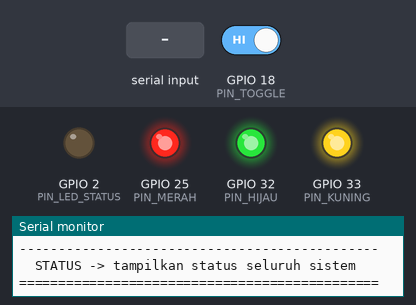
Bench run of a sketch on a simulated ESP32. Shown: output pins drawn as LEDs (lit = HIGH), the last lines printed to the serial monitor. The inputs (shaded band) are chosen by the test bench; at power-on: GPIO 18 (PIN_TOGGLE) HIGH. Pins used as bus, display or sensor lines are not drawn.

Above: at 1.7 s.
1.8 s: "CYCLE\n" received over Serial
At 2.8 s:
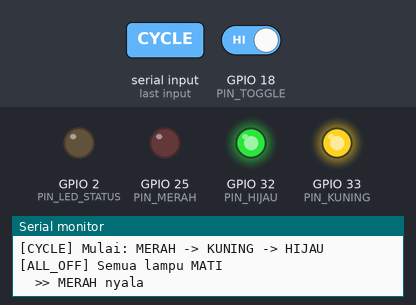
4.8 s: GPIO 18 (PIN_TOGGLE) driven LOW
At 6.9 s:
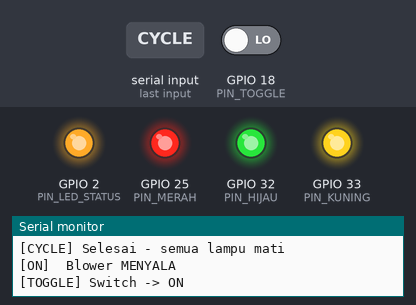
7.3 s: "M\n" received over Serial
At 8.0 s:
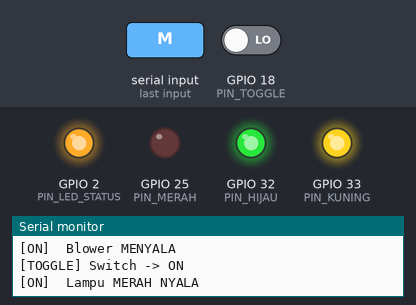
8.8 s: "K\n" received over Serial
At 9.1 s:
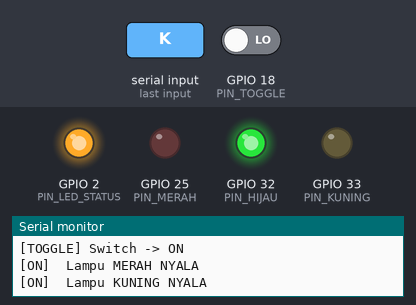
10.3 s: GPIO 18 (PIN_TOGGLE) driven HIGH
At 10.8 s:
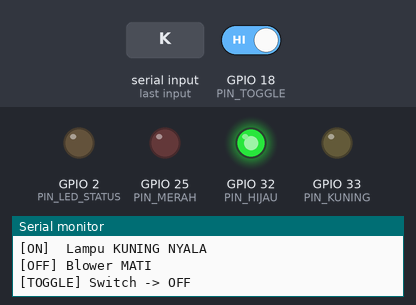
11.8 s: "ON\n" received over Serial
At 12.6 s:
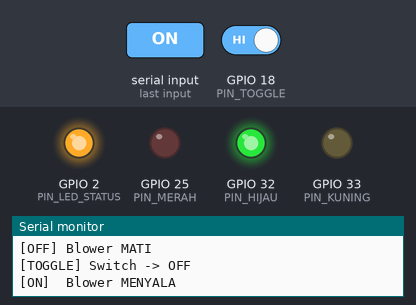
Timing chart, 0 to 14.3 s (numbered marks = the images above; inputs shaded):
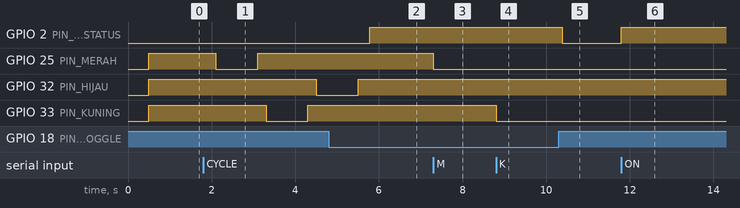

The sketch:

kontrol_gabungan_blower_lampu_pompa.ino
```cpp
/*
 * =====================================================================
 * KONTROL GABUNGAN: BLOWER + LAMPU PILOT + POMPA DC
 * Mikrokontroller : ESP32 WROOM-32E
 * =====================================================================
 *
 * BAGIAN 1 — BLOWER (via SSR-10DA + Toggle Switch)
 * --------------------------------------------------
 * WIRING SSR:
 *   SSR Pin 3 (+) --> GPIO26 ESP32
 *   SSR Pin 4 (-) --> GND ESP32
 *   SSR Pin 1 (~) --> Output MCB C4 (Fasa/L)
 *   SSR Pin 2 (~) --> Kabel oranye blower
 *   Kabel hitam blower --> Busbar Netral (N) PLN
 *
 * WIRING TOGGLE SWITCH:
 *   Pin 1 / COM  --> GPIO18 ESP32
 *   Pin 3 / NO   --> GND ESP32
 *   Logika (INPUT_PULLUP):
 *     Toggle ON  --> GPIO18 = LOW  --> Blower ON
 *     Toggle OFF --> GPIO18 = HIGH --> Blower OFF
 *
 * BAGIAN 2 — LAMPU PILOT (3x Relay 5V SRD-05VDC, active LOW)
 * --------------------------------------------------
 *   Relay IN  --> GPIO ESP32
 *   Relay COM --> +12V dari PSU
 *   Relay NO  --> Terminal (+) lampu pilot
 *   Lampu (-) --> GND PSU
 *   Logika ACTIVE LOW:
 *     GPIO LOW  --> Relay ON  --> Lampu NYALA
 *     GPIO HIGH --> Relay OFF --> Lampu MATI
 *
 * BAGIAN 3 — POMPA DC 12V (via Dual MOSFET Module)
 * --------------------------------------------------
 * WIRING MOSFET:
 *   TRIG1 --> GPIO13 ESP32
 *   TRIG2 --> GPIO14 ESP32
 *   VCC   --> 12V PSU
 *   GND   --> GND bersama
 *   OUT+  --> Kabel (+) Pompa
 *   OUT-  --> Kabel (-) Pompa
 *
 * PIN YANG DIPAKAI:
 *   GPIO26 --> SSR Blower
 *   GPIO18 --> Toggle switch Blower
 *   GPIO2  --> LED built-in (indikator blower)
 *   GPIO25 --> Relay Lampu MERAH
 *   GPIO33 --> Relay Lampu KUNING
 *   GPIO32 --> Relay Lampu HIJAU
 *   GPIO13 --> TRIG1 MOSFET Pompa
 *   GPIO14 --> TRIG2 MOSFET Pompa
 *
 * SERIAL MONITOR (115200 baud, Line ending = Newline):
 *   ON / OFF          --> kontrol blower
 *   M / K / H         --> toggle lampu Merah / Kuning / Hijau
 *   ALL_ON / ALL_OFF  --> nyalakan / matikan semua lampu
 *   CYCLE             --> test urut lampu satu per satu
 *   P1 / P2 / P3      --> kecepatan pompa: 50% / 75% / 100%
 *   P0                --> pompa MATI
 *   STATUS            --> tampilkan status seluruh sistem
 * =====================================================================
 */

// ===== PIN BLOWER =====
#define PIN_SSR           26
#define PIN_TOGGLE        18
#define PIN_LED_STATUS     2

// ===== PIN LAMPU PILOT =====
#define PIN_MERAH         25
#define PIN_KUNING        33
#define PIN_HIJAU         32

// ===== PIN POMPA =====
#define PIN_TRIG1         13
#define PIN_TRIG2         14

// ===== PWM POMPA =====
const int PWM_FREQ = 5000;  // 5 kHz
const int PWM_RES  = 8;     // 8-bit (0–255)

// Nilai PWM untuk tiap tingkat kecepatan
const int PWM_OFF  = 0;
const int PWM_P1   = 128;   // 50%
const int PWM_P2   = 191;   // 75%
const int PWM_P3   = 255;   // 100%

// ===== STATUS BLOWER =====
bool blowerStatus    = false;
bool lastToggleState = HIGH;
bool toggleHandled   = false;
unsigned long lastDebounceTime = 0;
const unsigned long debounceDelay = 80;

// ===== STATUS LAMPU =====
bool statusMerah  = false;
bool statusKuning = false;
bool statusHijau  = false;

// ===== STATUS POMPA =====
int pumpLevel = 0;   // 0 = OFF, 1 = 50%, 2 = 75%, 3 = 100%

// =====================================================================
// SETUP
// =====================================================================
void setup() {
  Serial.begin(115200);
  delay(500);

  // --- Pin blower ---
  pinMode(PIN_SSR,        OUTPUT);
  pinMode(PIN_LED_STATUS, OUTPUT);
  pinMode(PIN_TOGGLE,     INPUT_PULLUP);

  // --- Pin lampu ---
  pinMode(PIN_MERAH,  OUTPUT);
  pinMode(PIN_KUNING, OUTPUT);
  pinMode(PIN_HIJAU,  OUTPUT);

  // Semua lampu MATI saat startup (active LOW)
  digitalWrite(PIN_MERAH,  HIGH);
  digitalWrite(PIN_KUNING, HIGH);
  digitalWrite(PIN_HIJAU,  HIGH);

  // --- PWM Pompa (ESP32 Arduino v3.x API) ---
  ledcAttach(PIN_TRIG1, PWM_FREQ, PWM_RES);
  ledcAttach(PIN_TRIG2, PWM_FREQ, PWM_RES);
  setPumpSpeed(PWM_OFF);

  // --- Baca posisi awal toggle blower ---
  bool posisiAwal = digitalRead(PIN_TOGGLE);
  if (posisiAwal == LOW) {
    nyalakanBlower();
    Serial.println("[INIT] Toggle sudah ON saat startup");
  } else {
    matikanBlower();
    Serial.println("[INIT] Toggle OFF saat startup");
  }
  lastToggleState = posisiAwal;

  // --- Banner ---
  Serial.println("==============================================");
  Serial.println("  KONTROL GABUNGAN: BLOWER + LAMPU + POMPA");
  Serial.println("==============================================");
  Serial.println("BLOWER:");
  Serial.println("  ON / OFF      -> kontrol manual Serial");
  Serial.println("  Toggle GPIO18 -> kontrol fisik via switch");
  Serial.println("----------------------------------------------");
  Serial.println("LAMPU PILOT:");
  Serial.println("  M        -> toggle MERAH  (GPIO25)");
  Serial.println("  K        -> toggle KUNING (GPIO33)");
  Serial.println("  H        -> toggle HIJAU  (GPIO32)");
  Serial.println("  ALL_ON   -> nyalakan semua lampu");
  Serial.println("  ALL_OFF  -> matikan semua lampu");
  Serial.println("  CYCLE    -> test urut lampu satu per satu");
  Serial.println("----------------------------------------------");
  Serial.println("POMPA DC 12V:");
  Serial.println("  P0 -> MATI");
  Serial.println("  P1 -> Kecepatan  50% (PWM = 128)");
  Serial.println("  P2 -> Kecepatan  75% (PWM = 191)");
  Serial.println("  P3 -> Kecepatan 100% (PWM = 255)");
  Serial.println("----------------------------------------------");
  Serial.println("  STATUS -> tampilkan status seluruh sistem");
  Serial.println("==============================================");
  Serial.println();
}

// =====================================================================
// LOOP UTAMA
// =====================================================================
void loop() {
  bacaSerial();
  bacaToggleBlower();
}

// =====================================================================
// BAGIAN BLOWER
// =====================================================================

void bacaToggleBlower() {
  bool currentState = digitalRead(PIN_TOGGLE);

  if (currentState != lastToggleState) {
    lastDebounceTime = millis();
    toggleHandled = false;
  }

  if ((millis() - lastDebounceTime) > debounceDelay && !toggleHandled) {
    toggleHandled = true;

    if (currentState == LOW) {
      if (!blowerStatus) {
        nyalakanBlower();
        Serial.println("[TOGGLE] Switch -> ON");
      }
    } else {
      if (blowerStatus) {
        matikanBlower();
        Serial.println("[TOGGLE] Switch -> OFF");
      }
    }
  }

  lastToggleState = currentState;
}

void nyalakanBlower() {
  blowerStatus = true;
  digitalWrite(PIN_SSR,        HIGH);
  digitalWrite(PIN_LED_STATUS, HIGH);
  Serial.println("[ON]  Blower MENYALA");
}

void matikanBlower() {
  blowerStatus = false;
  digitalWrite(PIN_SSR,        LOW);
  digitalWrite(PIN_LED_STATUS, LOW);
  Serial.println("[OFF] Blower MATI");
}

// =====================================================================
// BAGIAN LAMPU PILOT (active LOW)
// =====================================================================

void nyalakanLampu(int pin, bool &status, String nama) {
  digitalWrite(pin, LOW);
  status = true;
  Serial.print("[ON]  Lampu ");
  Serial.print(nama);
  Serial.println(" NYALA");
}

void matikanLampu(int pin, bool &status, String nama) {
  digitalWrite(pin, HIGH);
  status = false;
  Serial.print("[OFF] Lampu ");
  Serial.print(nama);
  Serial.println(" MATI");
}

void toggleLampu(int pin, bool &status, String nama) {
  if (status) matikanLampu(pin, status, nama);
  else        nyalakanLampu(pin, status, nama);
}

void nyalakanSemuaLampu() {
  digitalWrite(PIN_MERAH,  LOW);
  digitalWrite(PIN_KUNING, LOW);
  digitalWrite(PIN_HIJAU,  LOW);
  statusMerah = statusKuning = statusHijau = true;
  Serial.println("[ALL_ON] Semua lampu NYALA");
}

void matikanSemuaLampu() {
  digitalWrite(PIN_MERAH,  HIGH);
  digitalWrite(PIN_KUNING, HIGH);
  digitalWrite(PIN_HIJAU,  HIGH);
  statusMerah = statusKuning = statusHijau = false;
  Serial.println("[ALL_OFF] Semua lampu MATI");
}

void jalankanCycleLampu() {
  Serial.println("[CYCLE] Mulai: MERAH -> KUNING -> HIJAU");
  matikanSemuaLampu();
  delay(300);

  digitalWrite(PIN_MERAH, LOW);
  Serial.println("  >> MERAH nyala");
  delay(1000);
  digitalWrite(PIN_MERAH, HIGH);
  delay(200);

  digitalWrite(PIN_KUNING, LOW);
  Serial.println("  >> KUNING nyala");
  delay(1000);
  digitalWrite(PIN_KUNING, HIGH);
  delay(200);

  digitalWrite(PIN_HIJAU, LOW);
  Serial.println("  >> HIJAU nyala");
  delay(1000);
  digitalWrite(PIN_HIJAU, HIGH);
  delay(200);

  statusMerah = statusKuning = statusHijau = false;
  Serial.println("[CYCLE] Selesai - semua lampu mati");
}

// =====================================================================
// BAGIAN POMPA DC
// =====================================================================

void setPumpSpeed(int pwmVal) {
  pwmVal = constrain(pwmVal, 0, 255);
  ledcWrite(PIN_TRIG1, pwmVal);
  ledcWrite(PIN_TRIG2, pwmVal);
}

void setPumpLevel(int level) {
  pumpLevel = level;
  switch (level) {
    case 0:
      setPumpSpeed(PWM_OFF);
      Serial.println("[POMPA] MATI (0%)");
      break;
    case 1:
      setPumpSpeed(PWM_P1);
      Serial.println("[POMPA] Kecepatan 1 ->  50% (PWM=128)");
      break;
    case 2:
      setPumpSpeed(PWM_P2);
      Serial.println("[POMPA] Kecepatan 2 ->  75% (PWM=191)");
      break;
    case 3:
      setPumpSpeed(PWM_P3);
      Serial.println("[POMPA] Kecepatan 3 -> 100% (PWM=255)");
      break;
    default:
      Serial.println("[!] Level pompa tidak valid (gunakan P0/P1/P2/P3)");
      break;
  }
}

// =====================================================================
// BAGIAN SERIAL (gabungan blower + lampu + pompa)
// =====================================================================

void bacaSerial() {
  if (Serial.available() > 0) {
    String cmd = Serial.readStringUntil('\n');
    cmd.trim();
    cmd.toUpperCase();

    // --- Perintah blower ---
    if      (cmd == "ON")      nyalakanBlower();
    else if (cmd == "OFF")     matikanBlower();

    // --- Perintah lampu pilot ---
    else if (cmd == "M")       toggleLampu(PIN_MERAH,  statusMerah,  "MERAH");
    else if (cmd == "K")       toggleLampu(PIN_KUNING, statusKuning, "KUNING");
    else if (cmd == "H")       toggleLampu(PIN_HIJAU,  statusHijau,  "HIJAU");
    else if (cmd == "ALL_ON")  nyalakanSemuaLampu();
    else if (cmd == "ALL_OFF") matikanSemuaLampu();
    else if (cmd == "CYCLE")   jalankanCycleLampu();

    // --- Perintah pompa ---
    else if (cmd == "P0")      setPumpLevel(0);
    else if (cmd == "P1")      setPumpLevel(1);
    else if (cmd == "P2")      setPumpLevel(2);
    else if (cmd == "P3")      setPumpLevel(3);

    // --- Status gabungan ---
    else if (cmd == "STATUS")  tampilkanStatus();

    else {
      Serial.print("[!] Tidak dikenal: '");
      Serial.print(cmd);
      Serial.println("' -> gunakan ON/OFF/M/K/H/ALL_ON/ALL_OFF/CYCLE/P0/P1/P2/P3/STATUS");
    }
  }
}

// =====================================================================
// STATUS GABUNGAN
// =====================================================================

void tampilkanStatus() {
  Serial.println("==============================================");
  Serial.print  ("  BLOWER          : ");
  Serial.println(blowerStatus ? "MENYALA (ON)" : "MATI (OFF)");
  Serial.print  ("  Toggle (GPIO18) : ");
  Serial.println(digitalRead(PIN_TOGGLE) == LOW ? "ON (LOW)" : "OFF (HIGH)");
  Serial.println("----------------------------------------------");
  Serial.print  ("  MERAH  (GPIO25) : ");
  Serial.println(statusMerah  ? "NYALA" : "MATI");
  Serial.print  ("  KUNING (GPIO33) : ");
  Serial.println(statusKuning ? "NYALA" : "MATI");
  Serial.print  ("  HIJAU  (GPIO32) : ");
  Serial.println(statusHijau  ? "NYALA" : "MATI");
  Serial.println("----------------------------------------------");
  Serial.print  ("  POMPA  Level    : ");
  Serial.print  (pumpLevel);
  switch (pumpLevel) {
    case 0: Serial.println(" (MATI)");  break;
    case 1: Serial.println(" ( 50%)");  break;
    case 2: Serial.println(" ( 75%)");  break;
    case 3: Serial.println(" (100%)");  break;
  }
  Serial.println("==============================================");
}
```

Measured:
- after the input at 1.8 s, GPIO 25 (PIN_MERAH): HIGH → LOW after 0.30 s, → HIGH 1.0 s later; GPIO 32 (PIN_HIJAU): HIGH → LOW after 2.7 s; GPIO 33 (PIN_KUNING): HIGH → LOW after 1.5 s, → HIGH 1.0 s later
- after the input at 4.8 s, GPIO 2 (PIN_LED_STATUS): LOW → HIGH after 0.98 s
- after the input at 7.3 s, GPIO 25 (PIN_MERAH): HIGH → LOW at once
- after the input at 8.8 s, GPIO 33 (PIN_KUNING): HIGH → LOW at once
- after the input at 10.3 s, GPIO 2 (PIN_LED_STATUS): HIGH → LOW after 0.08 s
- after the input at 11.8 s, GPIO 2 (PIN_LED_STATUS): LOW → HIGH at once
